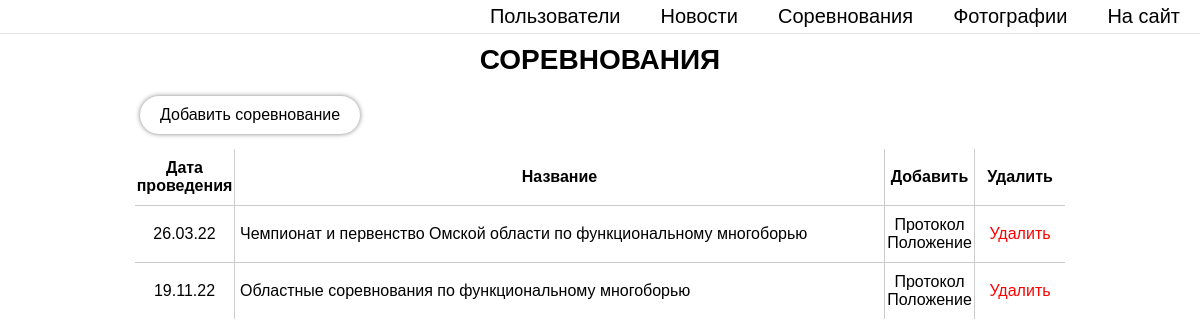
/adm_events.php (signed in), run on the app's committed database.
### tables this page shows
CREATE TABLE IF NOT EXISTS `events` (
  `id` int(11) NOT NULL AUTO_INCREMENT,
  `title` varchar(255) NOT NULL,
  `cover` varchar(255) DEFAULT NULL,
  `text` longtext NOT NULL,
  `palace` varchar(255) NOT NULL,
  `day` varchar(255) NOT NULL,
  `month` varchar(255) NOT NULL,
  `year` int(11) NOT NULL,
  `rules` varchar(255) DEFAULT NULL,
  `protocol` varchar(255) DEFAULT NULL,
  PRIMARY KEY (`id`)
);

### adm_events.php (the view, shortened to what this page needs)
<?
require_once("./include/db.php");
if( $_SESSION['id'] == "" ) {
    header("Location: ./registration.php");
} else {
    $user_id = $_SESSION['id'];
    $user_query = mysqli_query($connection, "SELECT * FROM `users` WHERE `id` = '$user_id'");
    $user = mysqli_fetch_array($user_query);
    if( $user['status'] != 10 ) {
        header("Location: ./user.php");
    } else {
        $events_query = mysqli_query($connection, "SELECT * FROM `events`");
    }
}
?>
<!DOCTYPE html>
<html lang="ru">
<head>
    <link rel="stylesheet" href="css/admin_style.min.css">
</head>
<body>
    <? require_once("./include/adm_header.php"); ?>
    <div class="content_wrapper">
        <h1 class="content_title">Соревнования</h1>
        <div class="user block">
            <div class="content_button">
                <a href="./adm_events_add.php">Добавить соревнование</a>
            </div>
            <div class="content_table">
                <div class="row">
                    <div class="date main-cell">Дата проведения</div>
                    <div class="title main-cell">Название</div>
                    <div class="edit main-cell">Добавить</div>
                    <div class="delete main-cell">Удалить</div>
                </div>
                <?
                    while( $event = mysqli_fetch_array($events_query) ) {
                        ?>
                        <div class="row">
                            <div class="date cell cell-center"><? echo $event['day'] . '.' . $event['month'] . '.' . $event['year']; ?></div>
                            <div class="title cell"><a href="./reader.php?type=event&id=<? echo $event['id'];?>"><? echo $event['title']; ?></a></div>
                            <div class="edit cell cell-center" id="edit">
                                <a href="./adm_events_protocols.php?type=protocol&id=<? echo $event['id'];?>">Протокол</a>
                                <a href="./adm_events_protocols.php?type=rules&id=<? echo $event['id'];?>">Положение</a>
                            </div>
                            <div class="delete cell cell-center"><a href="./scripts/delete_event.php?id=<? echo $event['id'];?>">Удалить</a></div>
                        </div>
                        <?
                    }
                ?>
            </div>
        </div>
    </div>
</body>
</html>

### adm_events.php (style rules this page uses)
#edit { display: flex; flex-wrap: wrap; }

### data on the page
events: day "26", month "03", year "22", title "Чемпионат и первенство Омской области по функциональному многоборью"
events: day "19", month "11", year "22", title "Областные соревнования по функциональному многоборью"
